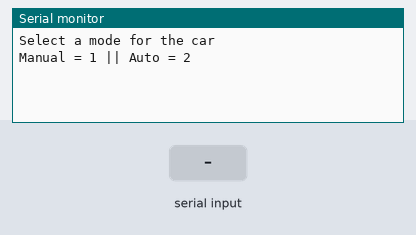
Bench run of a sketch on a simulated Arduino Uno, built with avr-gcc and run on an emulated ATmega328P. Shown: the last lines printed to the serial monitor. Inputs (shaded band) come from the test bench. No radio packets arrive unless stated.

Above: at 1.2 s.
1.3 s: "1\n" received over Serial
At 2.4 s:
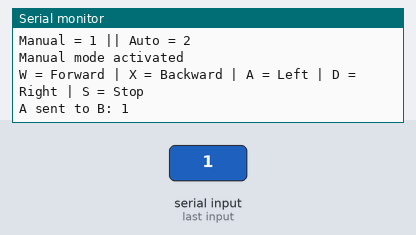
2.8 s: "2\n" received over Serial
At 3.4 s:
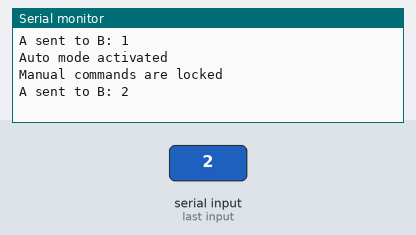
4.3 s: "W\n" received over Serial
At 5.0 s:
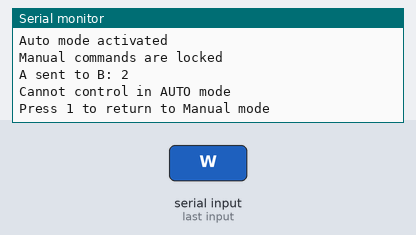

The sketch:

ArduinoA.ino
```cpp
#include <SPI.h>
#include <RF24.h>

/* =================================
   RF24 TRANSMITTER CONFIGURATION
================================= */
RF24 radio(7, 8);
const byte address[6] = "12345";

/* =================================
   GLOBAL VARIABLES
================================= */
char command = 0;
bool isManual = false;
bool isModeSelected = false;

void setup()
{
  /* =================================
     SERIAL & RF INITIALIZATION
  ================================= */
  Serial.begin(9600);

  if (!radio.begin()) {
    Serial.println("radio hardware not responding!");
    while (1);
  }

  radio.openWritingPipe(address);
  radio.setPALevel(RF24_PA_MIN);
  radio.setChannel(80);
  radio.setDataRate(RF24_250KBPS);
  radio.stopListening();   // Set RF as TRANSMITTER

  /* =================================
     USER MODE SELECTION DISPLAY
  ================================= */
  Serial.println("Select a mode for the car");
  Serial.println("Manual = 1 || Auto = 2");
  Serial.println("");
}

void loop()
{
  if (Serial.available())
  {
    command = toupper(Serial.read()); //  USER INPUT - RECEIVE FROM SERIAL
    if (command == '\n' || command == '\r') return;
    //       MODE SELECTION VALIDATION
    if (!isModeSelected && (command < '1' || command > '2'))
    {
      Serial.println("You must select a mode first! (1 or 2)");
      Serial.println("");
      return;
    }
      // MODE COMMAND PROCESSING (RECEIVE MODE FROM USER)
    if (command == '1')
    {
      isManual = true;
      isModeSelected = true;
      Serial.println("Manual mode activated");
      Serial.println("W = Forward | X = Backward | A = Left | D = Right | S = Stop");
      // TRANSMIT MODE TO SLAVE (RF)
      radio.write(&command, sizeof(command));
      Serial.println("A sent to B: 1");
      Serial.println("");
      return;
    }
    else if (command == '2')
    {
      isManual = false;
      isModeSelected = true;
      Serial.println("Auto mode activated");
      Serial.println("Manual commands are locked");
      // TRANSMIT MODE TO SLAVE (RF)
      radio.write(&command, sizeof(command));
      Serial.println("A sent to B: 2");
      Serial.println("");
      return;
    }
    // AUTO MODE - COMMAND LOCK
    if (!isManual && isModeSelected)
    {
      Serial.println("Cannot control in AUTO mode");
      Serial.println("Press 1 to return to Manual mode");
      Serial.println("");
      return;
    }
    // MANUAL CONTROL COMMAND PROCESSING (RECEIVE MOVEMENT FROM USER)
    switch (command)
    {
      case 'W': Serial.println("Forward"); break;
      case 'X': Serial.println("Backward"); break;
      case 'A': Serial.println("Turn Left"); break;
      case 'D': Serial.println("Turn Right"); break;
      case 'S': Serial.println("Stop"); break;

      default:
        Serial.println("Invalid command (W A S D X only)");
        Serial.println("");
        return;
    }

    /* =================================
       TRANSMIT CONTROL COMMAND TO SLAVE
    ================================= */
    radio.write(&command, sizeof(command));
    Serial.print("A sent to B: ");
    Serial.println(command);
    Serial.println("");
  }
}
```

Measured:
- after the input at 1.3 s, the serial monitor: prints a new line at once (image 1)
- after the input at 2.8 s, the serial monitor: prints a new line at once (image 2)
- after the input at 4.3 s, the serial monitor: prints a new line at once (image 3)
